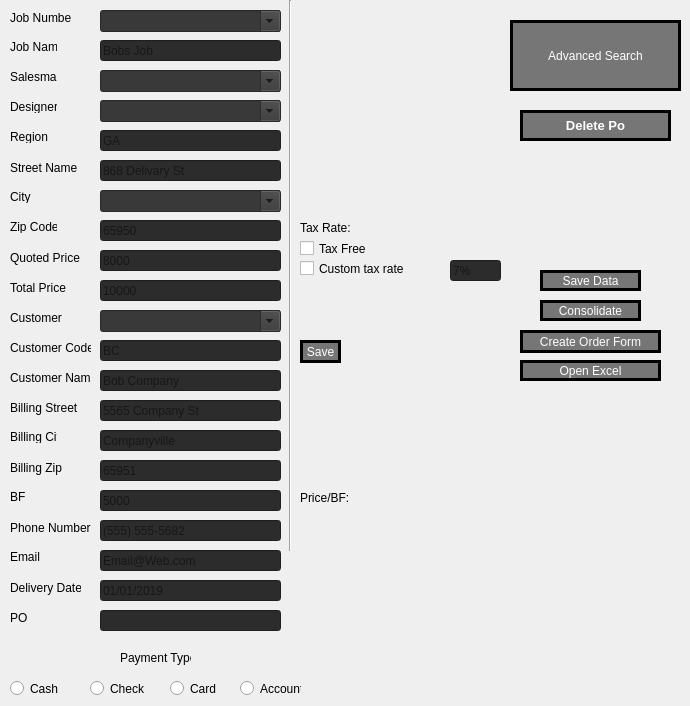
    <widget class="QWidget" name="tab">
     <attribute name="title">
      <string>Form Maker</string>
     </attribute>
     <widget class="QPushButton" name="buttonSave">
      <property name="geometry">
       <rect>
        <x>540</x>
        <y>270</y>
        <width>101</width>
        <height>21</height>
       </rect>
      </property>
      <property name="styleSheet">
       <string notr="true">QPushButton { background-color: palette(shadow); border: 3px solid black ; color:palette(bright-text) ; }

QPushButton:hover{ background-color: palette(bright); border: 3px solid black ; color:palette(shadow) ; }

QPushButton:pressed { background-color: palette(dark); border: 3px solid black ; color:palette(light) ; }</string>
      </property>
      <property name="text">
       <string>Save Data</string>
      </property>
     </widget>
     <widget class="QPushButton" name="buttonxl">
      <property name="geometry">
       <rect>
        <x>540</x>
        <y>300</y>
        <width>101</width>
        <height>21</height>
       </rect>
      </property>
      <property name="styleSheet">
       <string notr="true">QPushButton { background-color: palette(shadow); border: 3px solid black ; color:palette(bright-text) ; }

QPushButton:hover{ background-color: palette(bright); border: 3px solid black ; color:palette(shadow) ; }

QPushButton:pressed { background-color: palette(dark); border: 3px solid black ; color:palette(light) ; }</string>
      </property>
      <property name="text">
       <string>Consolidate</string>
      </property>
     </widget>
     <widget class="QPushButton" name="buttonxOrder">
      <property name="geometry">
       <rect>
        <x>520</x>
        <y>330</y>
        <width>141</width>
        <height>23</height>
       </rect>
      </property>
      <property name="styleSheet">
       <string notr="true">QPushButton { background-color: palette(shadow); border: 3px solid black ; color:palette(bright-text) ; }

QPushButton:hover{ background-color: palette(bright); border: 3px solid black ; color:palette(shadow) ; }

QPushButton:pressed { background-color: palette(dark); border: 3px solid black ; color:palette(light) ; }</string>
      </property>
      <property name="text">
       <string>Create Order Form</string>
      </property>
     </widget>
     <widget class="QLabel" name="label">
      <property name="geometry">
       <rect>
        <x>10</x>
        <y>10</y>
        <width>61</width>
        <height>16</height>
       </rect>
      </property>
      <property name="text">
       <string>Job Number</string>
      </property>
     </widget>
     <widget class="QLabel" name="label_2">
      <property name="geometry">
       <rect>
        <x>10</x>
        <y>40</y>
        <width>47</width>
        <height>13</height>
       </rect>
      </property>
      <property name="text">
       <string>Job Name</string>
      </property>
     </widget>
     <widget class="QLabel" name="label_3">
      <property name="geometry">
       <rect>
        <x>10</x>
        <y>70</y>
        <width>47</width>
        <height>13</height>
       </rect>
      </property>
      <property name="text">
       <string>Salesman</string>
      </property>
     </widget>
     <widget class="QLabel" name="label_4">
      <property name="geometry">
       <rect>
        <x>10</x>
        <y>100</y>
        <width>47</width>
        <height>13</height>
       </rect>
      </property>
      <property name="text">
       <string>Designer</string>
      </property>
     </widget>
     <widget class="QLabel" name="label_5">
      <property name="geometry">
       <rect>
        <x>10</x>
        <y>130</y>
        <width>47</width>
        <height>13</height>
       </rect>
      </property>
      <property name="text">
       <string>Region</string>
      </property>
     </widget>
     <widget class="QLabel" name="label_6">
      <property name="geometry">
       <rect>
        <x>10</x>
        <y>160</y>
        <width>71</width>
        <height>16</height>
       </rect>
      </property>
      <property name="text">
       <string>Street Name</string>
      </property>
     </widget>
     <widget class="QLabel" name="label_7">
      <property name="geometry">
       <rect>
        <x>10</x>
        <y>220</y>
        <width>47</width>
        <height>13</height>
       </rect>
      </property>
      <property name="text">
       <string>Zip Code</string>
      </property>
     </widget>
     <widget class="QLabel" name="label_8">
      <property name="geometry">
       <rect>
        <x>10</x>
        <y>250</y>
        <width>71</width>
        <height>16</height>
       </rect>
      </property>
      <property name="text">
       <string>Quoted Price</string>
      </property>
     </widget>
     <widget class="QLabel" name="label_9">
      <property name="geometry">
       <rect>
        <x>10</x>
        <y>280</y>
        <width>61</width>
        <height>16</height>
       </rect>
      </property>
      <property name="text">
       <string>Total Price</string>
      </property>
     </widget>
     <widget class="QLabel" name="label_10">
      <property name="geometry">
       <rect>
        <x>10</x>
        <y>340</y>
        <width>81</width>
        <height>16</height>
       </rect>
      </property>
      <property name="text">
       <string>Customer Code</string>
      </property>
     </widget>
     <widget class="QLabel" name="label_11">
      <property name="geometry">
       <rect>
        <x>10</x>
        <y>370</y>
        <width>81</width>
        <height>16</height>
       </rect>
      </property>
      <property name="text">
       <string>Customer Name</string>
      </property>
     </widget>
     <widget class="QLabel" name="label_12">
      <property name="geometry">
       <rect>
        <x>10</x>
        <y>400</y>
        <width>71</width>
        <height>16</height>
       </rect>
      </property>
      <property name="text">
       <string>Billing Street</string>
      </property>
     </widget>
     <widget class="QLabel" name="label_13">
      <property name="geometry">
       <rect>
        <x>10</x>
        <y>430</y>
        <width>47</width>
        <height>13</height>
       </rect>
      </property>
      <property name="text">
       <string>Billing City</string>
      </property>
     </widget>
     <widget class="QLabel" name="label_14">
      <property name="geometry">
       <rect>
        <x>10</x>
        <y>460</y>
        <width>61</width>
        <height>16</height>
       </rect>
      </property>
      <property name="text">
       <string>Billing Zip</string>
      </property>
     </widget>
     <widget class="QLabel" name="label_15">
      <property name="geometry">
       <rect>
        <x>10</x>
        <y>490</y>
        <width>47</width>
        <height>13</height>
       </rect>
      </property>
      <property name="text">
       <string>BF</string>
      </property>
     </widget>
     <widget class="QLabel" name="label_16">
      <property name="geometry">
       <rect>
        <x>10</x>
        <y>520</y>
        <width>81</width>
        <height>16</height>
       </rect>
      </property>
      <property name="text">
       <string>Phone Number</string>
      </property>
     </widget>
     <widget class="QLabel" name="label_17">
      <property name="geometry">
       <rect>
        <x>10</x>
        <y>550</y>
        <width>47</width>
        <height>13</height>
       </rect>
      </property>
      <property name="text">
       <string>Email</string>
      </property>
     </widget>
     <widget class="QLabel" name="label_18">
      <property name="geometry">
       <rect>
        <x>10</x>
        <y>580</y>
        <width>71</width>
        <height>16</height>
       </rect>
      </property>
      <property name="text">
       <string>Delivery Date</string>
      </property>
     </widget>
     <widget class="QLineEdit" name="inputJobName">
      <property name="geometry">
       <rect>
        <x>100</x>
        <y>40</y>
        <width>181</width>
        <height>21</height>
       </rect>
      </property>
      <property name="styleSheet">
       <string notr="true">QLineEdit{background-color:rgb(44, 44, 44);
	border-color: rgb(50, 50, 50);}</string>
      </property>
      <property name="placeholderText">
       <string>Bobs Job</string>
      </property>
     </widget>
     <widget class="QLineEdit" name="inputRegion">
      <property name="geometry">
       <rect>
        <x>100</x>
        <y>130</y>
        <width>181</width>
        <height>21</height>
       </rect>
      </property>
      <property name="styleSheet">
       <string notr="true">QLineEdit{background-color:rgb(44, 44, 44);
	border-color: rgb(50, 50, 50);}</string>
      </property>
      <property name="placeholderText">
       <string>GA</string>
      </property>
     </widget>
     <widget class="QLineEdit" name="inputStreetName">
      <property name="geometry">
       <rect>
        <x>100</x>
        <y>160</y>
        <width>181</width>
        <height>21</height>
       </rect>
      </property>
      <property name="styleSheet">
       <string notr="true">QLineEdit{background-color:rgb(44, 44, 44);
	border-color: rgb(50, 50, 50);}</string>
      </property>
      <property name="placeholderText">
       <string>868 Delivary St</string>
      </property>
     </widget>
     <widget class="QLineEdit" name="inputZipCode">
      <property name="geometry">
       <rect>
        <x>100</x>
        <y>220</y>
        <width>181</width>
        <height>21</height>
       </rect>
      </property>
      <property name="styleSheet">
       <string notr="true">QLineEdit{background-color:rgb(44, 44, 44);
	border-color: rgb(50, 50, 50);}</string>
      </property>
      <property name="text">
       <string/>
      </property>
      <property name="placeholderText">
       <string>65950</string>
      </property>
     </widget>
     <widget class="QLineEdit" name="inputQuotedPrice">
      <property name="geometry">
       <rect>
        <x>100</x>
        <y>250</y>
        <width>181</width>
        <height>21</height>
       </rect>
      </property>
      <property name="styleSheet">
       <string notr="true">QLineEdit{background-color:rgb(44, 44, 44);
	border-color: rgb(50, 50, 50);}</string>
      </property>
      <property name="placeholderText">
       <string>8000</string>
      </property>
     </widget>
     <widget class="QLineEdit" name="inputTotalPrice">
      <property name="geometry">
       <rect>
        <x>100</x>
        <y>280</y>
        <width>181</width>
        <height>21</height>
       </rect>
      </property>
      <property name="styleSheet">
       <string notr="true">QLineEdit{background-color:rgb(44, 44, 44);
	border-color: rgb(50, 50, 50);}</string>
      </property>
      <property name="placeholderText">
       <string>10000</string>
      </property>
     </widget>
     <widget class="QLineEdit" name="inputCustomerCode">
      <property name="geometry">
       <rect>
        <x>100</x>
        <y>340</y>
        <width>181</width>
        <height>21</height>
       </rect>
      </property>
      <property name="styleSheet">
       <string notr="true">QLineEdit{background-color:rgb(44, 44, 44);
	border-color: rgb(50, 50, 50);}</string>
      </property>
      <property name="placeholderText">
       <string>BC</string>
      </property>
     </widget>
     <widget class="QLineEdit" name="inputCustomerName">
      <property name="geometry">
       <rect>
        <x>100</x>
        <y>370</y>
        <width>181</width>
        <height>21</height>
       </rect>
      </property>
      <property name="styleSheet">
       <string notr="true">QLineEdit{background-color:rgb(44, 44, 44);
	border-color: rgb(50, 50, 50);}</string>
      </property>
      <property name="placeholderText">
       <string>Bob Company</string>
      </property>
     </widget>
     <widget class="QLineEdit" name="inputBillingStreet">
      <property name="geometry">
       <rect>
        <x>100</x>
        <y>400</y>
        <width>181</width>
        <height>21</height>
       </rect>
      </property>
      <property name="styleSheet">
       <string notr="true">QLineEdit{background-color:rgb(44, 44, 44);
	border-color: rgb(50, 50, 50);}</string>
      </property>
      <property name="placeholderText">
       <string>5565 Company St</string>
      </property>
     </widget>
     <widget class="QLineEdit" name="inputBillingCity">
      <property name="geometry">
       <rect>
        <x>100</x>
        <y>430</y>
        <width>181</width>
        <height>21</height>
       </rect>
      </property>
      <property name="styleSheet">
       <string notr="true">QLineEdit{background-color:rgb(44, 44, 44);
	border-color: rgb(50, 50, 50);}</string>
      </property>
      <property name="placeholderText">
       <string>Companyville</string>
      </property>
     </widget>
     <widget class="QLineEdit" name="inputBillingZip">
      <property name="geometry">
       <rect>
        <x>100</x>
        <y>460</y>
        <width>181</width>
        <height>21</height>
       </rect>
      </property>
      <property name="styleSheet">
       <string notr="true">QLineEdit{background-color:rgb(44, 44, 44);
	border-color: rgb(50, 50, 50);}</string>
      </property>
      <property name="placeholderText">
       <string>65951</string>
      </property>
     </widget>
     <widget class="QLineEdit" name="inputBf">
      <property name="geometry">
       <rect>
        <x>100</x>
        <y>490</y>
        <width>181</width>
        <height>21</height>
       </rect>
      </property>
      <property name="styleSheet">
       <string notr="true">QLineEdit{background-color:rgb(44, 44, 44);
	border-color: rgb(50, 50, 50);}</string>
      </property>
      <property name="placeholderText">
       <string>5000</string>
      </property>
     </widget>
     <widget class="QLineEdit" name="inputPhoneNumber">
      <property name="geometry">
       <rect>
        <x>100</x>
        <y>520</y>
        <width>181</width>
        <height>21</height>
       </rect>
      </property>
      <property name="styleSheet">
       <string notr="true">QLineEdit{background-color:rgb(44, 44, 44);
	border-color: rgb(50, 50, 50);}</string>
      </property>
      <property name="placeholderText">
       <string>(555) 555-5682</string>
      </property>
     </widget>
     <widget class="QLineEdit" name="inputEmail">
      <property name="geometry">
       <rect>
        <x>100</x>
        <y>550</y>
        <width>181</width>
        <height>21</height>
       </rect>
      </property>
      <property name="styleSheet">
       <string notr="true">QLineEdit{background-color:rgb(44, 44, 44);
	border-color: rgb(50, 50, 50);}</string>
      </property>
      <property name="placeholderText">
       <string>Email@Web.com</string>
      </property>
     </widget>
     <widget class="QLineEdit" name="inputDate">
      <property name="geometry">
       <rect>
        <x>100</x>
        <y>580</y>
        <width>181</width>
        <height>21</height>
       </rect>
      </property>
      <property name="styleSheet">
       <string notr="true">QLineEdit{background-color:rgb(44, 44, 44);
	border-color: rgb(50, 50, 50);}</string>
      </property>
      <property name="placeholderText">
       <string>01/01/2019</string>
      </property>
     </widget>
     <widget class="QLabel" name="lPriceBf">
      <property name="geometry">
       <rect>
        <x>300</x>
        <y>490</y>
        <width>151</width>
        <height>16</height>
       </rect>
      </property>
      <property name="text">
       <string>Price/BF: </string>
      </property>
     </widget>
     <widget class="QLabel" name="taxRate">
      <property name="geometry">
       <rect>
        <x>300</x>
        <y>220</y>
        <width>91</width>
        <height>16</height>
       </rect>
      </property>
      <property name="text">
       <string>Tax Rate:</string>
      </property>
     </widget>
     <widget class="Line" name="line">
      <property name="geometry">
       <rect>
        <x>280</x>
        <y>0</y>
        <width>20</width>
        <height>551</height>
       </rect>
      </property>
      <property name="orientation">
       <enum>Qt::Vertical</enum>
      </property>
     </widget>
     <widget class="QCheckBox" name="taxFree">
      <property name="geometry">
       <rect>
        <x>300</x>
        <y>240</y>
        <width>91</width>
        <height>17</height>
       </rect>
      </property>
      <property name="text">
       <string>Tax Free</string>
      </property>
     </widget>
     <widget class="QLabel" name="label_24">
      <property name="geometry">
       <rect>
        <x>10</x>
        <y>610</y>
        <width>71</width>
        <height>16</height>
       </rect>
      </property>
      <property name="text">
       <string>PO</string>
      </property>
     </widget>
     <widget class="QLineEdit" name="inputPo">
      <property name="geometry">
       <rect>
        <x>100</x>
        <y>610</y>
        <width>181</width>
        <height>21</height>
       </rect>
      </property>
      <property name="styleSheet">
       <string notr="true">QLineEdit{background-color:rgb(44, 44, 44);
	border-color: rgb(50, 50, 50);}</string>
      </property>
     </widget>
     <widget class="QPushButton" name="buttonXlOpen">
      <property name="geometry">
       <rect>
        <x>520</x>
        <y>360</y>
        <width>141</width>
        <height>21</height>
       </rect>
      </property>
      <property name="styleSheet">
       <string notr="true">QPushButton { background-color: palette(shadow); border: 3px solid black ; color:palette(bright-text) ; }

QPushButton:hover{ background-color: palette(bright); border: 3px solid black ; color:palette(shadow) ; }

QPushButton:pressed { background-color: palette(dark); border: 3px solid black ; color:palette(light) ; }</string>
      </property>
      <property name="text">
       <string>Open Excel</string>
      </property>
     </widget>
     <widget class="QLabel" name="label_31">
      <property name="geometry">
       <rect>
        <x>120</x>
        <y>650</y>
        <width>71</width>
        <height>16</height>
       </rect>
      </property>
      <property name="text">
       <string>Payment Type</string>
      </property>
     </widget>
     <widget class="QRadioButton" name="radioCash">
      <property name="geometry">
       <rect>
        <x>10</x>
        <y>680</y>
        <width>82</width>
        <height>17</height>
       </rect>
      </property>
      <property name="text">
       <string>Cash</string>
      </property>
     </widget>
     <widget class="QRadioButton" name="radioCheck">
      <property name="geometry">
       <rect>
        <x>90</x>
        <y>680</y>
        <width>82</width>
        <height>17</height>
       </rect>
      </property>
      <property name="text">
       <string>Check</string>
      </property>
     </widget>
     <widget class="QRadioButton" name="radioCard">
      <property name="geometry">
       <rect>
        <x>170</x>
        <y>680</y>
        <width>82</width>
        <height>17</height>
       </rect>
      </property>
      <property name="text">
       <string>Card</string>
      </property>
     </widget>
     <widget class="QRadioButton" name="radioAccount">
      <property name="geometry">
       <rect>
        <x>240</x>
        <y>680</y>
        <width>61</width>
        <height>17</height>
       </rect>
      </property>
      <property name="text">
       <string>Account</string>
      </property>
     </widget>
     <widget class="QLabel" name="label_25">
      <property name="geometry">
       <rect>
        <x>10</x>
        <y>310</y>
        <width>81</width>
        <height>16</height>
       </rect>
      </property>
      <property name="text">
       <string>Customer</string>
      </property>
     </widget>
     <widget class="QComboBox" name="comboCust">
      <property name="enabled">
       <bool>true</bool>
      </property>
      <property name="geometry">
       <rect>
        <x>100</x>
        <y>310</y>
        <width>181</width>
        <height>22</height>
       </rect>
      </property>
      <property name="sizePolicy">
       <sizepolicy hsizetype="Preferred" vsizetype="Fixed">
        <horstretch>0</horstretch>
        <verstretch>0</verstretch>
       </sizepolicy>
      </property>
      <property name="styleSheet">
       <string notr="true">QComboBox{background-color: rgb(57, 57, 57);
	border-color: rgb(50, 50, 50);}</string>
      </property>
      <property name="editable">
       <bool>true</bool>
      </property>
     </widget>
     <widget class="QPushButton" name="saveCust">
      <property name="geometry">
       <rect>
        <x>300</x>
        <y>340</y>
        <width>41</width>
        <height>23</height>
       </rect>
      </property>
      <property name="styleSheet">
       <string notr="true">QPushButton { background-color: palette(shadow); border: 3px solid black ; color:palette(bright-text) ; }

QPushButton:hover{ background-color: palette(bright); border: 3px solid black ; color:palette(shadow) ; }

QPushButton:pressed { background-color: palette(dark); border: 3px solid black ; color:palette(light) ; }</string>
      </property>
      <property name="text">
       <string>Save</string>
      </property>
     </widget>
     <widget class="QComboBox" name="inputJobNumber">
      <property name="geometry">
       <rect>
        <x>100</x>
        <y>10</y>
        <width>181</width>
        <height>22</height>
       </rect>
      </property>
      <property name="styleSheet">
       <string notr="true">QComboBox{background-color: rgb(57, 57, 57);
	border-color: rgb(50, 50, 50);}</string>
      </property>
      <property name="editable">
       <bool>true</bool>
      </property>
     </widget>
     <widget class="QPushButton" name="deleteJob">
      <property name="geometry">
       <rect>
        <x>520</x>
        <y>110</y>
        <width>151</width>
        <height>31</height>
       </rect>
      </property>
      <property name="font">
       <font>
        <pointsize>10</pointsize>
        <weight>75</weight>
        <bold>true</bold>
       </font>
      </property>
      <property name="styleSheet">
       <string notr="true">QPushButton { background-color: palette(shadow); border: 3px solid black ; color:palette(bright-text) ; }

QPushButton:hover{ background-color: palette(bright); border: 3px solid black ; color:palette(shadow) ; }

QPushButton:pressed { background-color: palette(dark); border: 3px solid black ; color:palette(light) ; }</string>
      </property>
      <property name="text">
       <string>Delete Po</string>
      </property>
     </widget>
     <widget class="QComboBox" name="inputSalesman">
      <property name="geometry">
       <rect>
        <x>100</x>
        <y>70</y>
        <width>181</width>
        <height>22</height>
       </rect>
      </property>
      <property name="styleSheet">
       <string notr="true">QComboBox{background-color: rgb(57, 57, 57);
	border-color: rgb(50, 50, 50);}</string>
      </property>
      <property name="editable">
       <bool>true</bool>
      </property>
     </widget>
     <widget class="QComboBox" name="inputDesigner">
      <property name="geometry">
       <rect>
        <x>100</x>
        <y>100</y>
        <width>181</width>
        <height>22</height>
       </rect>
      </property>
      <property name="styleSheet">
       <string notr="true">QComboBox{background-color: rgb(57, 57, 57);
	border-color: rgb(50, 50, 50);}</string>
      </property>
      <property name="editable">
       <bool>true</bool>
      </property>
     </widget>
     <widget class="QCheckBox" name="checkBoxCusTax">
      <property name="geometry">
       <rect>
        <x>300</x>
        <y>260</y>
        <width>131</width>
        <height>17</height>
       </rect>
      </property>
      <property name="text">
       <string>Custom tax rate</string>
      </property>
     </widget>
     <widget class="QLineEdit" name="inputRegionCusTax">
      <property name="geometry">
       <rect>
        <x>450</x>
        <y>260</y>
        <width>51</width>
        <height>21</height>
       </rect>
      </property>
      <property name="styleSheet">
       <string notr="true">QLineEdit{background-color:rgb(44, 44, 44);
	border-color: rgb(50, 50, 50);}</string>
      </property>
      <property name="placeholderText">
       <string>7%</string>
      </property>
     </widget>
     <widget class="QLabel" name="label_52">
      <property name="geometry">
       <rect>
        <x>10</x>
        <y>190</y>
        <width>47</width>
        <height>13</height>
       </rect>
      </property>
      <property name="text">
       <string>City</string>
      </property>
     </widget>
     <widget class="QComboBox" name="shippingCity">
      <property name="geometry">
       <rect>
        <x>100</x>
        <y>190</y>
        <width>181</width>
        <height>22</height>
       </rect>
      </property>
      <property name="styleSheet">
       <string notr="true">QComboBox{background-color: rgb(57, 57, 57);
	border-color: rgb(50, 50, 50);}</string>
      </property>
      <property name="editable">
       <bool>true</bool>
      </property>
     </widget>
     <widget class="QPushButton" name="buttonSearch">
      <property name="geometry">
       <rect>
        <x>510</x>
        <y>20</y>
        <width>171</width>
        <height>71</height>
       </rect>
      </property>
      <property name="styleSheet">
       <string notr="true">QPushButton { background-color: palette(shadow); border: 3px solid black ; color:palette(bright-text) ; }

QPushButton:hover{ background-color: palette(bright); border: 3px solid black ; color:palette(shadow) ; }

QPushButton:pressed { background-color: palette(dark); border: 3px solid black ; color:palette(light) ; }</string>
      </property>
      <property name="text">
       <string>Advanced Search</string>
      </property>
     </widget>
    </widget>
